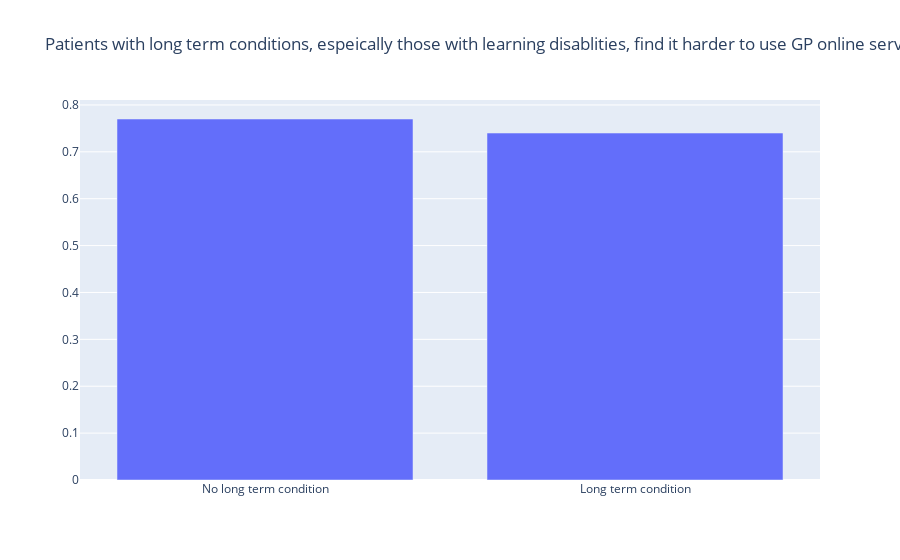

Notebook source saved alongside this figure:
### Code cell
data0 = go.Bar (
    x = ease_use_LTC_vs_no_LTC.Condition,
    y = ease_use_LTC_vs_no_LTC.Percentage )

layout = go.Layout(title = 'Patients with long term conditions, espeically those with learning disablities, find it harder to use GP online services')

figure = go.Figure(data = data0, layout = layout)
figure.show()

### Figure 1 — Plotly figure (JSON) as saved in the notebook; plotly's stock layout.template omitted (floating-point values rounded to 4 significant figures)
{"data": [{"type": "bar", "x": ["No long term condition", "Long term condition"], "y": [0.77, 0.74]}], "layout": {"autosize": true, "title": {"text": "Patients with long term conditions, espeically those with learning disablities, find it harder to use GP online services"}, "xaxis": {"autorange": true, "range": [-0.5, 1.5], "type": "category"}, "yaxis": {"autorange": true, "range": [0, 0.8105], "type": "linear"}}}
